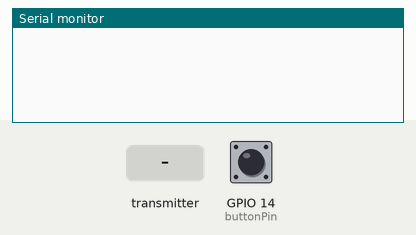
The sketch below on a simulated ESP8266 (NodeMCU). On the bench: the last lines printed to the serial monitor. Inputs (shaded band) come from the test bench; at power-on: GPIO 14 (buttonPin) LOW. WiFi joins after 1.5 s; servers stay silent unless stated.

Above: at 1.2 s.
1.3 s: GPIO 14 (buttonPin) pulled HIGH for 0.15 s
At 2.1 s:
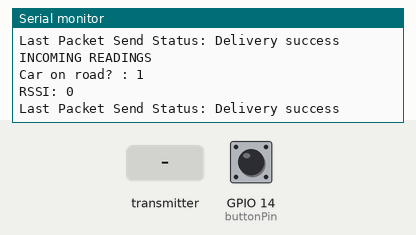
2.9 s: the transmitter starts sending car_on_road_received = 0
At 3.21 s:
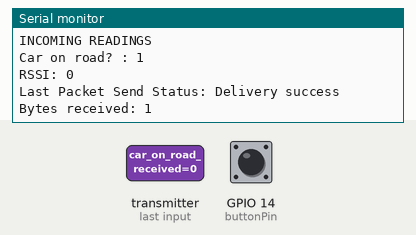
4.9 s: GPIO 14 (buttonPin) pulled HIGH for 1 s
At 5.01 s:
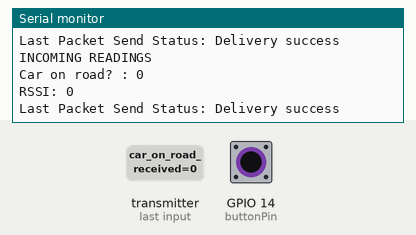

Measured:
- after the input at 1.3 s, the serial monitor: prints a new line at once (image 1)
- after the input at 2.9 s, the serial monitor: prints a new line at once (image 2)
- after the input at 4.9 s, the serial monitor: prints a new line at once (image 3)

The sketch:

ESP_with_button.ino
```cpp
/*
  Code for ESP that is a server and sends buttonpress data to other ESPs and receives radar data from them.
*/

#include <ESP8266WiFi.h>
#include <espnow.h>
#include "esp_wifi_types.h"

// REPLACE WITH THE MAC Address of your receiver . Board 3 (with sensor on left side road)
uint8_t MAC_of_ESP_leftSide_road[] = {0xC8, 0xC9, 0xA3, 0x5D, 0xA6, 0xFC};

// constants won't change. They're used here to set pin numbers:
const int buttonPin = 14;     // the number of the pushbutton pin. D5 on node12E
//const int ledPin =  5;      // the number of the LED pin. D1 on node12E

// Define variables to be sent to other ESPs
int button_state = 0;

// Define variables to store incoming readings. Must match the receiver structure
bool car_on_road_received = true; // set as true for safety
int rssi; // received signal strength
// Test variable
//bool array_sensor_readings[36];

// Variable to store if sending data was successful
String success;

// Callback when data is sent
void OnDataSent(uint8_t *mac_addr, uint8_t sendStatus) {
  Serial.print("Last Packet Send Status: ");
  if (sendStatus == 0){
    Serial.println("Delivery success");
  }
  else{
    Serial.println("Delivery fail");
    car_on_road_received = true; // reset as true for safety
  }
}

// Callback when data is received
void OnDataRecv(uint8_t * mac, uint8_t *incomingData, uint8_t len) {
  memcpy(&car_on_road_received, incomingData, sizeof(car_on_road_received));

//  memcpy(&array_sensor_readings, incomingData, sizeof(array_sensor_readings));
  Serial.print("Bytes received: "); // It shows 4 bytes - correct for int data type. But I want to receive sensor data only when button pressed
  Serial.println(len);
}

// Structures for calculating packets, RSSI, etc.
typedef struct {
  unsigned frame_ctrl: 16;
  unsigned duration_id: 16;
  uint8_t addr1[6]; /* receiver address */
  uint8_t addr2[6]; /* sender address */
  uint8_t addr3[6]; /* filtering address */
  unsigned sequence_ctrl: 16;
  uint8_t addr4[6]; /* optional */
} wifi_ieee80211_mac_hdr_t;

typedef struct {
  wifi_ieee80211_mac_hdr_t hdr;
  uint8_t payload[0]; /* network data ended with 4 bytes csum (CRC32) */
} wifi_ieee80211_packet_t;

//La callback que hace la magia
void promiscuous_rx_cb(void *buf, wifi_promiscuous_pkt_type_t type) {
  // All espnow traffic uses action frames which are a subtype of the mgmnt frames so filter out everything else.
  if (type != WIFI_PKT_MGMT)
    return;

  const wifi_promiscuous_pkt_t *ppkt = (wifi_promiscuous_pkt_t *)buf;
  const wifi_ieee80211_packet_t *ipkt = (wifi_ieee80211_packet_t *)ppkt->payload;
  const wifi_ieee80211_mac_hdr_t *hdr = &ipkt->hdr;

  rssi = ppkt->rx_ctrl.rssi;

}

void printIncomingReadings(){
  // Display Readings in Serial Monitor
  Serial.println("INCOMING READINGS");
  Serial.print("Car on road? : ");
  Serial.println(car_on_road_received);

  Serial.print("RSSI: "); Serial.println(rssi);
//  int ii = 0;
//  for (ii = 0; ii< 36; ii++){
//    Serial.print(ii);
//    Serial.print(": ");
//    Serial.println(array_sensor_readings[ii]);
//  }
//  Serial.println("END of READINGS");
}

void setup() {
  // Init Serial Monitor
  Serial.begin(115200);

  // Set device as a Wi-Fi Station
  WiFi.mode(WIFI_STA);
  WiFi.disconnect();

  // Init ESP-NOW
  if (esp_now_init() != 0) {
    Serial.println("Error initializing ESP-NOW");
    return;
  }

  // Set ESP-NOW Role
  esp_now_set_self_role(ESP_NOW_ROLE_COMBO);

  // Once ESPNow is successfully Init, we will register for Send CB to
  // get the status of Trasnmitted packet
  esp_now_register_send_cb(OnDataSent);

  // Register peer
  esp_now_add_peer(MAC_of_ESP_leftSide_road, ESP_NOW_ROLE_COMBO, 1, NULL, 0);

  // Register for a callback function that will be called when data is received
  esp_now_register_recv_cb(OnDataRecv);

  //CB for RSSI
  esp_wifi_set_promiscuous(true);
  esp_wifi_set_promiscuous_rx_cb(&promiscuous_rx_cb);


  // initialize the pushbutton pin as an input:
  pinMode(buttonPin, INPUT);
  // initialize the LED pin as an output:
//  pinMode(ledPin, OUTPUT);
}

void loop() {
  button_state = digitalRead(buttonPin);
  if (button_state == 1) {
    // Send message via ESP-NOW
    // @attention 2. If peer_addr is NULL, send data to all of the peers that are added to the peer list
    esp_now_send(MAC_of_ESP_leftSide_road, (uint8_t *) &button_state, sizeof(button_state));

    // Print incoming readings
    printIncomingReadings();
    delay(100); // so that this ESP sends only at button trigger, not On.
    button_state = 0;
  }
//  delay(1000); // Wasn't working because I was pressing the button when the program was working on delay function.
// FOR NEXT TIME, when delivery Fail, reset the last received distance value.
}
```

esp_err.h
```cpp
// (licence header left out)
//     http://www.apache.org/licenses/LICENSE-2.0
//
// Unless required by applicable law or agreed to in writing, software
// distributed under the License is distributed on an "AS IS" BASIS,
// WITHOUT WARRANTIES OR CONDITIONS OF ANY KIND, either express or implied.
// See the License for the specific language governing permissions and
// limitations under the License.
#pragma once

#include <stdint.h>
#include <stdio.h>
#include <assert.h>

#ifdef __cplusplus
extern "C" {
#endif

typedef int32_t esp_err_t;

/* Definitions for error constants. */
#define ESP_OK          0       /*!< esp_err_t value indicating success (no error) */
#define ESP_FAIL        -1      /*!< Generic esp_err_t code indicating failure */

#define ESP_ERR_NO_MEM              0x101   /*!< Out of memory */
#define ESP_ERR_INVALID_ARG         0x102   /*!< Invalid argument */
#define ESP_ERR_INVALID_STATE       0x103   /*!< Invalid state */
#define ESP_ERR_INVALID_SIZE        0x104   /*!< Invalid size */
#define ESP_ERR_NOT_FOUND           0x105   /*!< Requested resource not found */
#define ESP_ERR_NOT_SUPPORTED       0x106   /*!< Operation or feature not supported */
#define ESP_ERR_TIMEOUT             0x107   /*!< Operation timed out */
#define ESP_ERR_INVALID_RESPONSE    0x108   /*!< Received response was invalid */
#define ESP_ERR_INVALID_CRC         0x109   /*!< CRC or checksum was invalid */
#define ESP_ERR_INVALID_VERSION     0x10A   /*!< Version was invalid */
#define ESP_ERR_INVALID_MAC         0x10B   /*!< MAC address was invalid */

#define ESP_ERR_WIFI_BASE           0x3000  /*!< Starting number of WiFi error codes */
#define ESP_ERR_MESH_BASE           0x4000  /*!< Starting number of MESH error codes */

/**
  * @brief Returns string for esp_err_t error codes
  *
  * This function finds the error code in a pre-generated lookup-table and
  * returns its string representation.
  *
  * The function is generated by the Python script
  * tools/gen_esp_err_to_name.py which should be run each time an esp_err_t
  * error is modified, created or removed from the IDF project.
  *
  * @param code esp_err_t error code
  * @return string error message
  */
const char *esp_err_to_name(esp_err_t code);

/**
  * @brief Returns string for esp_err_t and system error codes
  *
  * This function finds the error code in a pre-generated lookup-table of
  * esp_err_t errors and returns its string representation. If the error code
  * is not found then it is attempted to be found among system errors.
  *
  * The function is generated by the Python script
  * tools/gen_esp_err_to_name.py which should be run each time an esp_err_t
  * error is modified, created or removed from the IDF project.
  *
  * @param code esp_err_t error code
  * @param[out] buf buffer where the error message should be written
  * @param buflen Size of buffer buf. At most buflen bytes are written into the buf buffer (including the terminating null byte).
  * @return buf containing the string error message
  */
const char *esp_err_to_name_r(esp_err_t code, char *buf, size_t buflen);

/** @cond */
void _esp_error_check_failed(esp_err_t rc, const char *file, int line, const char *function, const char *expression) __attribute__((noreturn));

/** @cond */
void _esp_error_check_failed_without_abort(esp_err_t rc, const char *file, int line, const char *function, const char *expression);

#ifndef __ASSERT_FUNC
/* This won't happen on IDF, which defines __ASSERT_FUNC in assert.h, but it does happen when building on the host which
   uses /usr/include/assert.h or equivalent.
*/
#ifdef __ASSERT_FUNCTION
#define __ASSERT_FUNC __ASSERT_FUNCTION /* used in glibc assert.h */
#else
#define __ASSERT_FUNC "??"
#endif
#endif
/** @endcond */

/**
 * Macro which can be used to check the error code,
 * and terminate the program in case the code is not ESP_OK.
 * Prints the error code, error location, and the failed statement to serial output.
 *
 * Disabled if assertions are disabled.
 */
#ifdef NDEBUG
#define ESP_ERROR_CHECK(x) do {                                         \
        esp_err_t __err_rc = (x);                                       \
        (void) sizeof(__err_rc);                                        \
    } while(0);
#elif defined(CONFIG_OPTIMIZATION_ASSERTIONS_SILENT)
#define ESP_ERROR_CHECK(x) do {                                         \
        esp_err_t __err_rc = (x);                                       \
        if (__err_rc != ESP_OK) {                                       \
            abort();                                                    \
        }                                                               \
    } while(0);
#else
#define ESP_ERROR_CHECK(x) do {                                         \
        esp_err_t __err_rc = (x);                                       \
        if (__err_rc != ESP_OK) {                                       \
            _esp_error_check_failed(__err_rc, __ESP_FILE__, __LINE__,   \
                                    __ASSERT_FUNC, #x);                 \
        }                                                               \
    } while(0);
#endif

/**
 * Macro which can be used to check the error code. Prints the error code, error location, and the failed statement to
 * serial output.
 * In comparison with ESP_ERROR_CHECK(), this prints the same error message but isn't terminating the program.
 */
#ifdef NDEBUG
#define ESP_ERROR_CHECK_WITHOUT_ABORT(x) ({                                         \
        esp_err_t __err_rc = (x);                                                   \
        __err_rc;                                                                   \
    })
#else
#define ESP_ERROR_CHECK_WITHOUT_ABORT(x) ({                                         \
        esp_err_t __err_rc = (x);                                                   \
        if (__err_rc != ESP_OK) {                                                   \
            _esp_error_check_failed_without_abort(__err_rc, __ESP_FILE__, __LINE__, \
                                    __ASSERT_FUNC, #x);                             \
        }                                                                           \
        __err_rc;                                                                   \
    })
#endif //NDEBUG

#ifdef __cplusplus
}
#endif
```

esp_event_base.h
```cpp
// (licence header left out)
#ifndef ESP_EVENT_BASE_H_
#define ESP_EVENT_BASE_H_

#ifdef __cplusplus
extern "C" {
#endif

// Defines for declaring and defining event base
#define ESP_EVENT_DECLARE_BASE(id) extern esp_event_base_t id
#define ESP_EVENT_DEFINE_BASE(id) esp_event_base_t id = #id

// Event loop library types
typedef const char*  esp_event_base_t; /**< unique pointer to a subsystem that exposes events */
typedef void*        esp_event_loop_handle_t; /**< a number that identifies an event with respect to a base */
typedef void         (*esp_event_handler_t)(void* event_handler_arg,
                                        esp_event_base_t event_base,
                                        int32_t event_id,
                                        void* event_data); /**< function called when an event is posted to the queue */


// Defines for registering/unregistering event handlers
#define ESP_EVENT_ANY_BASE     NULL             /**< register handler for any event base */
#define ESP_EVENT_ANY_ID       -1               /**< register handler for any event id */

#ifdef __cplusplus
}
#endif

#endif // #ifndef ESP_EVENT_BASE_H_
```

esp_interface.h
```cpp
// (licence header left out)
//     http://www.apache.org/licenses/LICENSE-2.0
//
// Unless required by applicable law or agreed to in writing, software
// distributed under the License is distributed on an "AS IS" BASIS,
// WITHOUT WARRANTIES OR CONDITIONS OF ANY KIND, either express or implied.
// See the License for the specific language governing permissions and
// limitations under the License.


#ifndef __ESP_INTERFACE_H__
#define __ESP_INTERFACE_H__

#include <stdint.h>

#ifdef __cplusplus
extern "C" {
#endif

typedef enum {
    ESP_IF_WIFI_STA = 0,     /**< ESP8266 station interface */
    ESP_IF_WIFI_AP,          /**< ESP8266 soft-AP interface */
    ESP_IF_MAX
} esp_interface_t;

#ifdef __cplusplus
}
#endif


#endif /* __ESP_INTERFACE_TYPES_H__ */
```

Source omitted: esp_wifi_types.h (27433 bytes)
